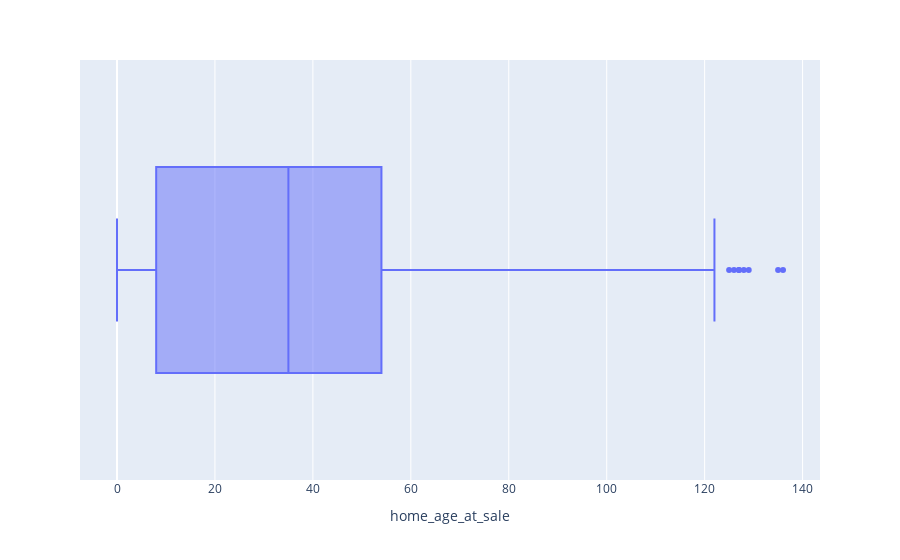
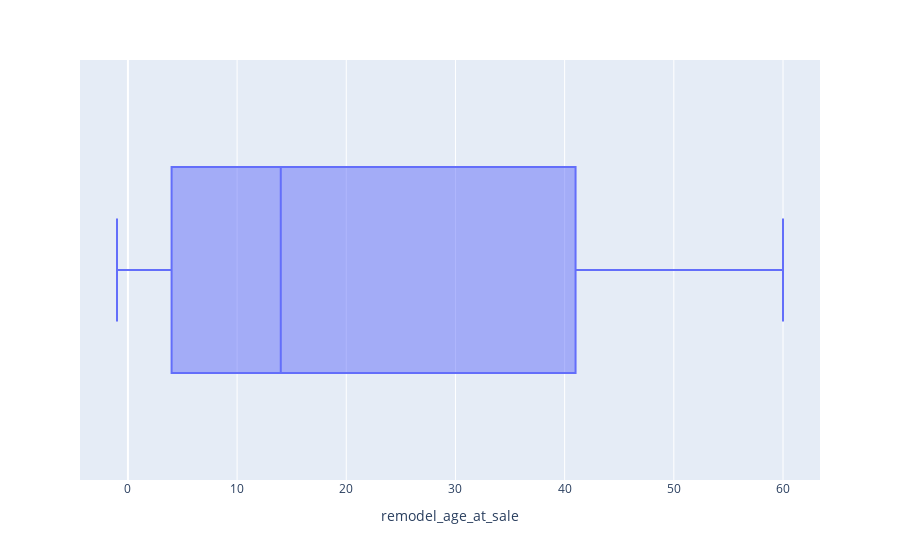
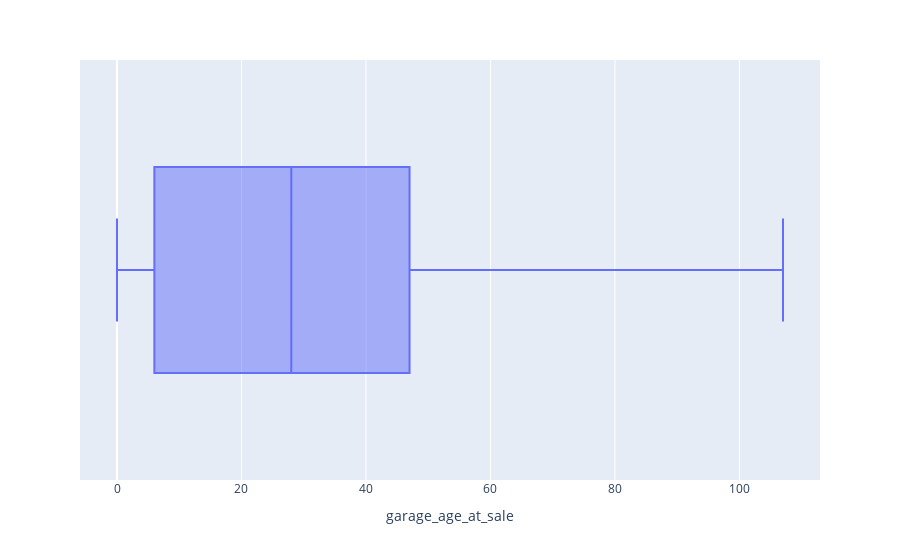

The cell these charts' notebook holds for them, in order:
### Code cell
# create age features
df['home_age_at_sale'] = df['YrSold'] - df['YearBuilt']
df['remodel_age_at_sale'] = df['YrSold'] - df['YearRemodAdd']
df['garage_age_at_sale'] = df['YrSold'] - df['GarageYrBlt']

# create comparing lists
age_ref_features = ['YearBuilt', 'YearRemodAdd', 'GarageYrBlt']
age_features = ['home_age_at_sale', 'remodel_age_at_sale', 'garage_age_at_sale']

# adding new groups to features list
transfer_info["ageGroup"] = {
    "newAge": age_features,
    "referenceAge": age_ref_features,
}

# visualize new features
viz_data(age_features)

### Figure 1 — Plotly figure (JSON) as saved in the notebook; plotly's stock layout.template omitted (floating-point values rounded to 4 significant figures; data arrays with more than 128 entries replaced by an {"elided": "..."} marker saying what was removed)
{"data": [{"alignmentgroup": "True", "hovertemplate": "home_age_at_sale=%{x}<extra></extra>", "legendgroup": "", "marker": {"color": "#636efa"}, "name": "", "notched": false, "offsetgroup": "", "orientation": "h", "showlegend": false, "type": "box", "x": {"elided": "1460 int values"}, "x0": " ", "xaxis": "x", "y0": " ", "yaxis": "y"}], "layout": {"boxmode": "group", "legend": {"tracegroupgap": 0}, "margin": {"t": 60}, "xaxis": {"anchor": "y", "domain": [0, 1], "title": {"text": "home_age_at_sale"}}, "yaxis": {"anchor": "x", "domain": [0, 1]}}}

### Figure 2 — Plotly figure (JSON) as saved in the notebook; plotly's stock layout.template omitted (floating-point values rounded to 4 significant figures; data arrays with more than 128 entries replaced by an {"elided": "..."} marker saying what was removed)
{"data": [{"alignmentgroup": "True", "hovertemplate": "remodel_age_at_sale=%{x}<extra></extra>", "legendgroup": "", "marker": {"color": "#636efa"}, "name": "", "notched": false, "offsetgroup": "", "orientation": "h", "showlegend": false, "type": "box", "x": {"elided": "1460 int values"}, "x0": " ", "xaxis": "x", "y0": " ", "yaxis": "y"}], "layout": {"boxmode": "group", "legend": {"tracegroupgap": 0}, "margin": {"t": 60}, "xaxis": {"anchor": "y", "domain": [0, 1], "title": {"text": "remodel_age_at_sale"}}, "yaxis": {"anchor": "x", "domain": [0, 1]}}}

### Figure 3 — Plotly figure (JSON) as saved in the notebook; plotly's stock layout.template omitted (floating-point values rounded to 4 significant figures; data arrays with more than 128 entries replaced by an {"elided": "..."} marker saying what was removed)
{"data": [{"alignmentgroup": "True", "hovertemplate": "garage_age_at_sale=%{x}<extra></extra>", "legendgroup": "", "marker": {"color": "#636efa"}, "name": "", "notched": false, "offsetgroup": "", "orientation": "h", "showlegend": false, "type": "box", "x": {"elided": "1460 int values"}, "x0": " ", "xaxis": "x", "y0": " ", "yaxis": "y"}], "layout": {"boxmode": "group", "legend": {"tracegroupgap": 0}, "margin": {"t": 60}, "xaxis": {"anchor": "y", "domain": [0, 1], "title": {"text": "garage_age_at_sale"}}, "yaxis": {"anchor": "x", "domain": [0, 1]}}}
